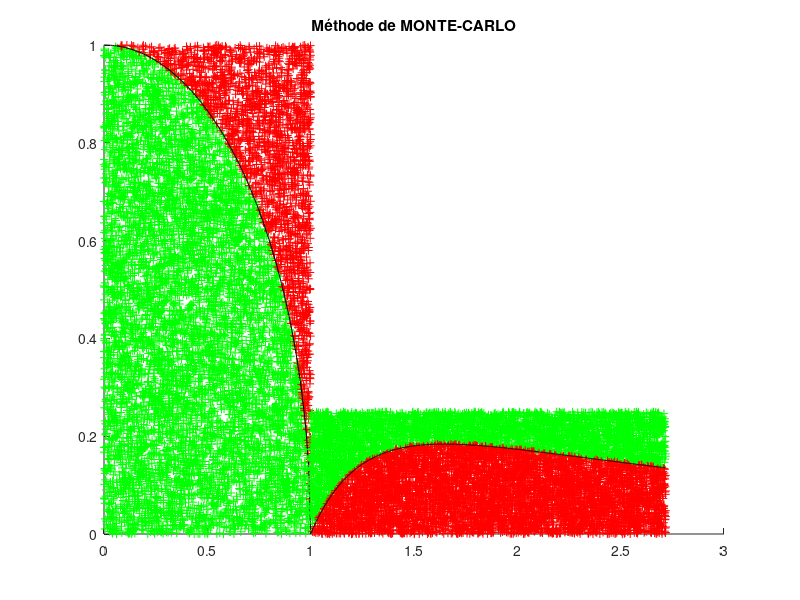

Recreate this plot in MATLAB.
clear variables; close all;

nbr_exp = 10000;
cpt = 0;
X = rand(2,nbr_exp);
t= linspace(0,1,100);
cercle = sqrt(1-t.^2);
ptg = [,];
ptr = [,];

for i=1:nbr_exp
   if (X(1,i)^2 + X(2,i)^2 <=1)
       cpt = cpt + 1;
       ptg = [ptg , [X(1,i) ; X(2,i)]];
   else
       ptr = [ptr , [X(1,i) ; X(2,i)]];
   end
end

prob_theo = pi;
prob_emp = (cpt/nbr_exp) * 4;

disp('===fleches sur une cible===');
disp(['proba theorique : ', num2str(prob_theo)]);
disp(['proba emp : ', num2str(prob_emp),]);
disp(' ')

figure(1); hold on;
title('Méthode de MONTE-CARLO')

plot(ptg(1,:), ptg(2,:),'+green');    
plot(ptr(1,:), ptr(2,:),'+red');
%plot(X,Y, '.');
plot (t, cercle, 'black');


%% Integrale
clear variables; close all;

nbr_exp = 10000;
cpt = 0;
X = zeros(2,nbr_exp);
X(1,:) = 1 + (exp(1)-1)*rand(1,nbr_exp);
X(2,:) = 0 + 0.25 * rand(1,nbr_exp);  
t= linspace(1,exp(1),1000);
courbe = log(t)./(t.^2);
ptg = [,];
ptr = [,];

for i=1:nbr_exp
   if (log(X(1,i))/X(1,i)^2 <= X(2,i))
       cpt = cpt + 1;
       ptg = [ptg , [X(1,i) ; X(2,i)]];
   else
       ptr = [ptr , [X(1,i) ; X(2,i)]];
   end
end

prob_theo = 1-2/exp(1);
prob_emp = cpt/nbr_exp *0.25*(exp(1)-1);

disp('===fleches sur une courbe===');
disp(['proba theorique : ', num2str(prob_theo)]);
disp(['proba emp : ', num2str(prob_emp),]);
disp(' ')

figure(1); hold on;
title('Méthode de MONTE-CARLO')
plot(ptg(1,:), ptg(2,:),'+green');    
plot(ptr(1,:), ptr(2,:),'+red');
plot (t, courbe, 'black');















